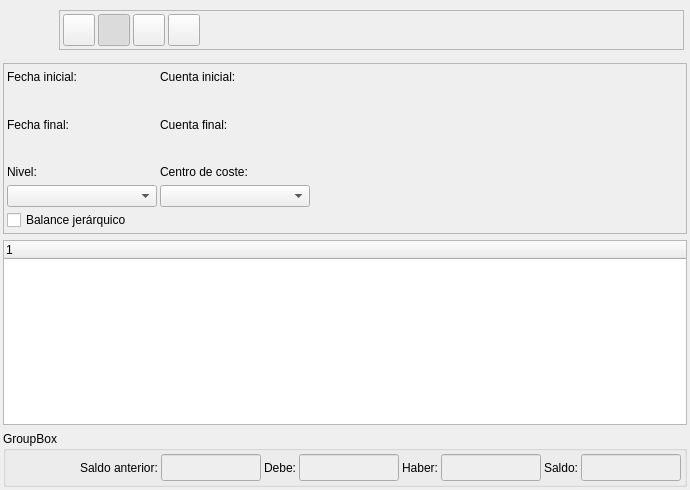
<ui version="4.0" >
 <author>Tomeu Borras Riera</author>
 <class>BalanceBase</class>
 <widget class="QWidget" name="BalanceBase" >
  <property name="geometry" >
   <rect>
    <x>0</x>
    <y>0</y>
    <width>690</width>
    <height>490</height>
   </rect>
  </property>
  <property name="sizePolicy" >
   <sizepolicy>
    <hsizetype>0</hsizetype>
    <vsizetype>0</vsizetype>
    <horstretch>0</horstretch>
    <verstretch>0</verstretch>
   </sizepolicy>
  </property>
  <property name="minimumSize" >
   <size>
    <width>650</width>
    <height>450</height>
   </size>
  </property>
  <property name="windowTitle" >
   <string>Balance de cuentas</string>
  </property>
  <property name="windowIcon" >
   <iconset resource="../../bulmages.qrc" >:/BulmaCont32x32/images/png/i_balance.xpm</iconset>
  </property>
  <layout class="QVBoxLayout" >
   <property name="margin" >
    <number>3</number>
   </property>
   <property name="spacing" >
    <number>6</number>
   </property>
   <item>
    <layout class="QHBoxLayout" >
     <property name="margin" >
      <number>3</number>
     </property>
     <property name="spacing" >
      <number>5</number>
     </property>
     <item>
      <widget class="QLabel" name="pixmapLabel1" >
       <property name="sizePolicy" >
        <sizepolicy>
         <hsizetype>0</hsizetype>
         <vsizetype>0</vsizetype>
         <horstretch>0</horstretch>
         <verstretch>0</verstretch>
        </sizepolicy>
       </property>
       <property name="minimumSize" >
        <size>
         <width>48</width>
         <height>48</height>
        </size>
       </property>
       <property name="maximumSize" >
        <size>
         <width>48</width>
         <height>48</height>
        </size>
       </property>
       <property name="pixmap" >
        <pixmap resource="../../bulmages.qrc" >:/BulmaCont32x32/images/png/i_balance.xpm</pixmap>
       </property>
       <property name="scaledContents" >
        <bool>true</bool>
       </property>
      </widget>
     </item>
     <item>
      <widget class="QFrame" name="frame_3" >
       <property name="sizePolicy" >
        <sizepolicy>
         <hsizetype>7</hsizetype>
         <vsizetype>0</vsizetype>
         <horstretch>0</horstretch>
         <verstretch>3</verstretch>
        </sizepolicy>
       </property>
       <property name="frameShape" >
        <enum>QFrame::StyledPanel</enum>
       </property>
       <property name="frameShadow" >
        <enum>QFrame::Raised</enum>
       </property>
       <layout class="QGridLayout" >
        <property name="margin" >
         <number>3</number>
        </property>
        <property name="spacing" >
         <number>3</number>
        </property>
        <item row="0" column="2" >
         <widget class="QToolButton" name="mui_filtrar" >
          <property name="minimumSize" >
           <size>
            <width>32</width>
            <height>32</height>
           </size>
          </property>
          <property name="maximumSize" >
           <size>
            <width>32</width>
            <height>32</height>
           </size>
          </property>
          <property name="toolTip" >
           <string>Filtrar balance</string>
          </property>
          <property name="whatsThis" >
           <string>Filtrar balance</string>
          </property>
          <property name="text" >
           <string/>
          </property>
          <property name="icon" >
           <iconset resource="../../bulmages.qrc" >:/Genericos32x32/images/png/i_find.png</iconset>
          </property>
          <property name="iconSize" >
           <size>
            <width>32</width>
            <height>32</height>
           </size>
          </property>
          <property name="shortcut" >
           <string>Ctrl+F</string>
          </property>
          <property name="checkable" >
           <bool>true</bool>
          </property>
          <property name="checked" >
           <bool>true</bool>
          </property>
         </widget>
        </item>
        <item row="0" column="5" >
         <spacer>
          <property name="orientation" >
           <enum>Qt::Horizontal</enum>
          </property>
          <property name="sizeType" >
           <enum>QSizePolicy::Expanding</enum>
          </property>
          <property name="sizeHint" >
           <size>
            <width>52</width>
            <height>25</height>
           </size>
          </property>
         </spacer>
        </item>
        <item row="0" column="4" >
         <widget class="QToolButton" name="mui_actualizar" >
          <property name="minimumSize" >
           <size>
            <width>32</width>
            <height>32</height>
           </size>
          </property>
          <property name="maximumSize" >
           <size>
            <width>32</width>
            <height>32</height>
           </size>
          </property>
          <property name="toolTip" >
           <string>Actualizar balance</string>
          </property>
          <property name="whatsThis" >
           <string>Actualizar balance</string>
          </property>
          <property name="text" >
           <string/>
          </property>
          <property name="icon" >
           <iconset resource="../../bulmages.qrc" >:/Genericos32x32/images/png/i_reload.png</iconset>
          </property>
          <property name="iconSize" >
           <size>
            <width>32</width>
            <height>32</height>
           </size>
          </property>
          <property name="shortcut" >
           <string>F5</string>
          </property>
          <property name="checkable" >
           <bool>false</bool>
          </property>
          <property name="checked" >
           <bool>false</bool>
          </property>
         </widget>
        </item>
        <item row="0" column="1" >
         <widget class="QToolButton" name="mui_imprimir" >
          <property name="minimumSize" >
           <size>
            <width>32</width>
            <height>32</height>
           </size>
          </property>
          <property name="maximumSize" >
           <size>
            <width>32</width>
            <height>32</height>
           </size>
          </property>
          <property name="toolTip" >
           <string>Imprimir balance</string>
          </property>
          <property name="whatsThis" >
           <string>Imprimir balance</string>
          </property>
          <property name="text" >
           <string/>
          </property>
          <property name="icon" >
           <iconset resource="../../bulmages.qrc" >:/Genericos32x32/images/png/i_filePrint.xpm</iconset>
          </property>
          <property name="iconSize" >
           <size>
            <width>32</width>
            <height>32</height>
           </size>
          </property>
          <property name="shortcut" >
           <string>Ctrl+P</string>
          </property>
         </widget>
        </item>
        <item row="0" column="3" >
         <widget class="QToolButton" name="mui_configurar" >
          <property name="minimumSize" >
           <size>
            <width>32</width>
            <height>32</height>
           </size>
          </property>
          <property name="maximumSize" >
           <size>
            <width>32</width>
            <height>32</height>
           </size>
          </property>
          <property name="toolTip" >
           <string>Configurar</string>
          </property>
          <property name="whatsThis" >
           <string>Configurar</string>
          </property>
          <property name="text" >
           <string/>
          </property>
          <property name="icon" >
           <iconset resource="../../bulmages.qrc" >:/Genericos32x32/images/png/i_packageSettings.png</iconset>
          </property>
          <property name="iconSize" >
           <size>
            <width>32</width>
            <height>32</height>
           </size>
          </property>
          <property name="shortcut" >
           <string>Ctrl+B</string>
          </property>
          <property name="checkable" >
           <bool>false</bool>
          </property>
          <property name="checked" >
           <bool>false</bool>
          </property>
         </widget>
        </item>
       </layout>
      </widget>
     </item>
    </layout>
   </item>
   <item>
    <widget class="QFrame" name="frame" >
     <property name="frameShape" >
      <enum>QFrame::StyledPanel</enum>
     </property>
     <property name="frameShadow" >
      <enum>QFrame::Raised</enum>
     </property>
     <layout class="QGridLayout" >
      <property name="margin" >
       <number>3</number>
      </property>
      <property name="spacing" >
       <number>3</number>
      </property>
      <item row="0" column="0" >
       <widget class="QLabel" name="TextLabel1_2_2" >
        <property name="sizePolicy" >
         <sizepolicy>
          <hsizetype>0</hsizetype>
          <vsizetype>0</vsizetype>
          <horstretch>0</horstretch>
          <verstretch>0</verstretch>
         </sizepolicy>
        </property>
        <property name="text" >
         <string>Fecha inicial:</string>
        </property>
       </widget>
      </item>
      <item row="0" column="1" >
       <widget class="QLabel" name="TextLabel1_3" >
        <property name="text" >
         <string>Cuenta inicial:</string>
        </property>
       </widget>
      </item>
      <item row="0" column="2" >
       <spacer>
        <property name="orientation" >
         <enum>Qt::Horizontal</enum>
        </property>
        <property name="sizeHint" >
         <size>
          <width>241</width>
          <height>20</height>
         </size>
        </property>
       </spacer>
      </item>
      <item row="1" column="0" >
       <widget class="BusquedaFecha" native="1" name="m_fechainicial1" >
        <property name="sizePolicy" >
         <sizepolicy>
          <hsizetype>0</hsizetype>
          <vsizetype>0</vsizetype>
          <horstretch>0</horstretch>
          <verstretch>0</verstretch>
         </sizepolicy>
        </property>
        <property name="minimumSize" >
         <size>
          <width>100</width>
          <height>20</height>
         </size>
        </property>
       </widget>
      </item>
      <item row="1" column="1" colspan="2" >
       <widget class="BusquedaCuenta" native="1" name="m_codigoinicial" >
        <property name="minimumSize" >
         <size>
          <width>100</width>
          <height>20</height>
         </size>
        </property>
       </widget>
      </item>
      <item row="2" column="0" >
       <widget class="QLabel" name="TextLabel1_2_2_2" >
        <property name="text" >
         <string>Fecha final:</string>
        </property>
       </widget>
      </item>
      <item row="2" column="1" >
       <widget class="QLabel" name="TextLabel1_3_2" >
        <property name="text" >
         <string>Cuenta final:</string>
        </property>
       </widget>
      </item>
      <item row="2" column="2" >
       <spacer>
        <property name="orientation" >
         <enum>Qt::Horizontal</enum>
        </property>
        <property name="sizeHint" >
         <size>
          <width>241</width>
          <height>23</height>
         </size>
        </property>
       </spacer>
      </item>
      <item row="3" column="0" >
       <widget class="BusquedaFecha" native="1" name="m_fechafinal1" >
        <property name="sizePolicy" >
         <sizepolicy>
          <hsizetype>0</hsizetype>
          <vsizetype>0</vsizetype>
          <horstretch>0</horstretch>
          <verstretch>0</verstretch>
         </sizepolicy>
        </property>
        <property name="minimumSize" >
         <size>
          <width>100</width>
          <height>20</height>
         </size>
        </property>
       </widget>
      </item>
      <item row="3" column="1" >
       <widget class="BusquedaCuenta" native="1" name="m_codigofinal" >
        <property name="sizePolicy" >
         <sizepolicy>
          <hsizetype>0</hsizetype>
          <vsizetype>0</vsizetype>
          <horstretch>0</horstretch>
          <verstretch>0</verstretch>
         </sizepolicy>
        </property>
        <property name="minimumSize" >
         <size>
          <width>100</width>
          <height>20</height>
         </size>
        </property>
       </widget>
      </item>
      <item row="4" column="0" >
       <widget class="QLabel" name="textLabel1_2" >
        <property name="text" >
         <string>Nivel:</string>
        </property>
        <property name="alignment" >
         <set>Qt::AlignLeading|Qt::AlignLeft|Qt::AlignVCenter</set>
        </property>
       </widget>
      </item>
      <item row="4" column="1" >
       <widget class="QLabel" name="textLabel1" >
        <property name="text" >
         <string>Centro de coste:</string>
        </property>
        <property name="alignment" >
         <set>Qt::AlignLeading|Qt::AlignLeft|Qt::AlignVCenter</set>
        </property>
       </widget>
      </item>
      <item row="4" column="2" >
       <spacer>
        <property name="orientation" >
         <enum>Qt::Horizontal</enum>
        </property>
        <property name="sizeHint" >
         <size>
          <width>241</width>
          <height>20</height>
         </size>
        </property>
       </spacer>
      </item>
      <item row="5" column="0" >
       <widget class="QComboBox" name="combonivel" >
        <property name="minimumSize" >
         <size>
          <width>150</width>
          <height>0</height>
         </size>
        </property>
       </widget>
      </item>
      <item row="5" column="1" >
       <widget class="BusquedaCCoste" name="mui_combocoste" >
        <property name="minimumSize" >
         <size>
          <width>150</width>
          <height>0</height>
         </size>
        </property>
       </widget>
      </item>
      <item row="5" column="2" >
       <spacer>
        <property name="orientation" >
         <enum>Qt::Horizontal</enum>
        </property>
        <property name="sizeHint" >
         <size>
          <width>261</width>
          <height>20</height>
         </size>
        </property>
       </spacer>
      </item>
      <item row="6" column="0" >
       <widget class="QCheckBox" name="checksuperiores" >
        <property name="text" >
         <string>Balance jerárquico</string>
        </property>
       </widget>
      </item>
     </layout>
    </widget>
   </item>
   <item>
    <widget class="QTreeWidget" name="mui_list" >
     <column>
      <property name="text" >
       <string>1</string>
      </property>
     </column>
    </widget>
   </item>
   <item>
    <widget class="QGroupBox" name="groupBox_2" >
     <property name="title" >
      <string>GroupBox</string>
     </property>
     <layout class="QGridLayout" >
      <property name="margin" >
       <number>3</number>
      </property>
      <property name="spacing" >
       <number>3</number>
      </property>
      <item row="0" column="9" >
       <widget class="QLineEdit" name="totalsaldo" >
        <property name="sizePolicy" >
         <sizepolicy>
          <hsizetype>0</hsizetype>
          <vsizetype>0</vsizetype>
          <horstretch>0</horstretch>
          <verstretch>0</verstretch>
         </sizepolicy>
        </property>
        <property name="minimumSize" >
         <size>
          <width>100</width>
          <height>0</height>
         </size>
        </property>
        <property name="palette" >
         <palette>
          <active>
           <colorrole role="Base" >
            <brush brushstyle="SolidPattern" >
             <color alpha="255" >
              <red>238</red>
              <green>238</green>
              <blue>238</blue>
             </color>
            </brush>
           </colorrole>
          </active>
          <inactive>
           <colorrole role="Base" >
            <brush brushstyle="SolidPattern" >
             <color alpha="255" >
              <red>238</red>
              <green>238</green>
              <blue>238</blue>
             </color>
            </brush>
           </colorrole>
          </inactive>
          <disabled>
           <colorrole role="Base" >
            <brush brushstyle="SolidPattern" >
             <color alpha="255" >
              <red>255</red>
              <green>255</green>
              <blue>255</blue>
             </color>
            </brush>
           </colorrole>
          </disabled>
         </palette>
        </property>
        <property name="font" >
         <font>
          <pointsize>12</pointsize>
          <weight>75</weight>
          <bold>true</bold>
         </font>
        </property>
       </widget>
      </item>
      <item row="0" column="0" >
       <spacer>
        <property name="orientation" >
         <enum>Qt::Horizontal</enum>
        </property>
        <property name="sizeHint" >
         <size>
          <width>40</width>
          <height>20</height>
         </size>
        </property>
       </spacer>
      </item>
      <item row="0" column="5" >
       <widget class="QLineEdit" name="totaldebe" >
        <property name="sizePolicy" >
         <sizepolicy>
          <hsizetype>0</hsizetype>
          <vsizetype>0</vsizetype>
          <horstretch>0</horstretch>
          <verstretch>0</verstretch>
         </sizepolicy>
        </property>
        <property name="minimumSize" >
         <size>
          <width>100</width>
          <height>0</height>
         </size>
        </property>
        <property name="palette" >
         <palette>
          <active>
           <colorrole role="Base" >
            <brush brushstyle="SolidPattern" >
             <color alpha="255" >
              <red>238</red>
              <green>238</green>
              <blue>238</blue>
             </color>
            </brush>
           </colorrole>
          </active>
          <inactive>
           <colorrole role="Base" >
            <brush brushstyle="SolidPattern" >
             <color alpha="255" >
              <red>238</red>
              <green>238</green>
              <blue>238</blue>
             </color>
            </brush>
           </colorrole>
          </inactive>
          <disabled>
           <colorrole role="Base" >
            <brush brushstyle="SolidPattern" >
             <color alpha="255" >
              <red>255</red>
              <green>255</green>
              <blue>255</blue>
             </color>
            </brush>
           </colorrole>
          </disabled>
         </palette>
        </property>
        <property name="font" >
         <font>
          <pointsize>12</pointsize>
          <weight>75</weight>
          <bold>true</bold>
         </font>
        </property>
       </widget>
      </item>
      <item row="0" column="8" >
       <widget class="QLabel" name="label" >
        <property name="text" >
         <string>Saldo:</string>
        </property>
       </widget>
      </item>
      <item row="0" column="7" >
       <widget class="QLineEdit" name="totalhaber" >
        <property name="sizePolicy" >
         <sizepolicy>
          <hsizetype>0</hsizetype>
          <vsizetype>0</vsizetype>
          <horstretch>0</horstretch>
          <verstretch>0</verstretch>
         </sizepolicy>
        </property>
        <property name="minimumSize" >
         <size>
          <width>100</width>
          <height>0</height>
         </size>
        </property>
        <property name="palette" >
         <palette>
          <active>
           <colorrole role="Base" >
            <brush brushstyle="SolidPattern" >
             <color alpha="255" >
              <red>238</red>
              <green>238</green>
              <blue>238</blue>
             </color>
            </brush>
           </colorrole>
          </active>
          <inactive>
           <colorrole role="Base" >
            <brush brushstyle="SolidPattern" >
             <color alpha="255" >
              <red>238</red>
              <green>238</green>
              <blue>238</blue>
             </color>
            </brush>
           </colorrole>
          </inactive>
          <disabled>
           <colorrole role="Base" >
            <brush brushstyle="SolidPattern" >
             <color alpha="255" >
              <red>255</red>
              <green>255</green>
              <blue>255</blue>
             </color>
            </brush>
           </colorrole>
          </disabled>
         </palette>
        </property>
        <property name="font" >
         <font>
          <pointsize>12</pointsize>
          <weight>75</weight>
          <bold>true</bold>
         </font>
        </property>
       </widget>
      </item>
      <item row="0" column="6" >
       <widget class="QLabel" name="label_2" >
        <property name="text" >
         <string>Haber:</string>
        </property>
       </widget>
      </item>
      <item row="0" column="3" >
       <widget class="QLineEdit" name="totalsaldoant" >
        <property name="sizePolicy" >
         <sizepolicy>
          <hsizetype>0</hsizetype>
          <vsizetype>0</vsizetype>
          <horstretch>0</horstretch>
          <verstretch>0</verstretch>
         </sizepolicy>
        </property>
        <property name="minimumSize" >
         <size>
          <width>100</width>
          <height>0</height>
         </size>
        </property>
        <property name="palette" >
         <palette>
          <active>
           <colorrole role="Base" >
            <brush brushstyle="SolidPattern" >
             <color alpha="255" >
              <red>238</red>
              <green>238</green>
              <blue>238</blue>
             </color>
            </brush>
           </colorrole>
          </active>
          <inactive>
           <colorrole role="Base" >
            <brush brushstyle="SolidPattern" >
             <color alpha="255" >
              <red>238</red>
              <green>238</green>
              <blue>238</blue>
             </color>
            </brush>
           </colorrole>
          </inactive>
          <disabled>
           <colorrole role="Base" >
            <brush brushstyle="SolidPattern" >
             <color alpha="255" >
              <red>255</red>
              <green>255</green>
              <blue>255</blue>
             </color>
            </brush>
           </colorrole>
          </disabled>
         </palette>
        </property>
        <property name="font" >
         <font>
          <pointsize>12</pointsize>
          <weight>75</weight>
          <bold>true</bold>
         </font>
        </property>
       </widget>
      </item>
      <item row="0" column="2" >
       <widget class="QLabel" name="TextLabel2" >
        <property name="frameShape" >
         <enum>QFrame::NoFrame</enum>
        </property>
        <property name="frameShadow" >
         <enum>QFrame::Plain</enum>
        </property>
        <property name="text" >
         <string>Saldo anterior:</string>
        </property>
       </widget>
      </item>
      <item row="0" column="4" >
       <widget class="QLabel" name="label_3" >
        <property name="text" >
         <string>Debe:</string>
        </property>
       </widget>
      </item>
      <item row="0" column="1" >
       <spacer>
        <property name="orientation" >
         <enum>Qt::Horizontal</enum>
        </property>
        <property name="sizeType" >
         <enum>QSizePolicy::Preferred</enum>
        </property>
        <property name="sizeHint" >
         <size>
          <width>200</width>
          <height>16</height>
         </size>
        </property>
       </spacer>
      </item>
     </layout>
    </widget>
   </item>
  </layout>
 </widget>
 <layoutdefault spacing="3" margin="3" />
 <customwidgets>
  <customwidget>
   <class>BusquedaCCoste</class>
   <extends>QComboBox</extends>
   <header>busquedaccoste.h</header>
  </customwidget>
  <customwidget>
   <class>BusquedaFecha</class>
   <extends>QWidget</extends>
   <header>../../bulmalib/src/busquedafecha.h</header>
  </customwidget>
  <customwidget>
   <class>BusquedaCuenta</class>
   <extends>QWidget</extends>
   <header>busquedacuenta.h</header>
  </customwidget>
 </customwidgets>
 <tabstops>
  <tabstop>mui_imprimir</tabstop>
  <tabstop>mui_filtrar</tabstop>
  <tabstop>mui_configurar</tabstop>
  <tabstop>mui_actualizar</tabstop>
  <tabstop>combonivel</tabstop>
  <tabstop>checksuperiores</tabstop>
  <tabstop>mui_list</tabstop>
 </tabstops>
 <resources>
  <include location="../../bulmages.qrc" />
 </resources>
 <connections>
  <connection>
   <sender>mui_filtrar</sender>
   <signal>toggled(bool)</signal>
   <receiver>frame</receiver>
   <slot>setShown(bool)</slot>
   <hints>
    <hint type="sourcelabel" >
     <x>160</x>
     <y>35</y>
    </hint>
    <hint type="destinationlabel" >
     <x>152</x>
     <y>63</y>
    </hint>
   </hints>
  </connection>
 </connections>
</ui>
